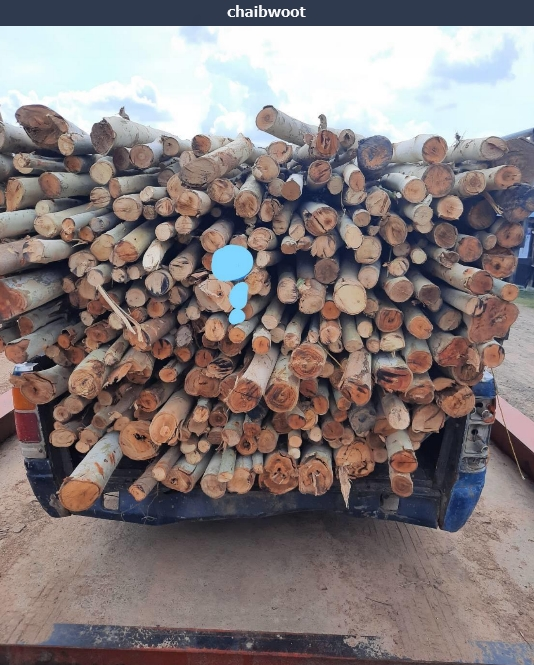
#> input picture dataset/1655358792384.jpeg, 534 x 665 px
$ python test.py
#> lines starting #> are read from the running program, lines starting #| are printed output that depends on the picture; after the words box and inside, x2 and y2 are one past the last pixel; in counts of white or black regions, pixels touching at a corner belong together
import cv2

# path
path = r'dataset/1655358792384.jpeg'

# Reading an image in default mode
image = cv2.imread(path)
#> image is the input picture: shape (665, 534, 3); mean B, G, R 122.5, 122.5, 132.6

# Window name in which image is displayed
window_name = 'Image'

# Center coordinates
center_coordinates = (120, 50)

# Radius of circle
radius = 20

# Blue color in BGR
color = (255, 0, 0)

# Line thickness of 2 px
thickness = 2

# Using cv2.circle() method
# Draw a circle with blue line borders of thickness of 2 px
image = cv2.cvtColor(image, cv2.COLOR_BGR2GRAY)
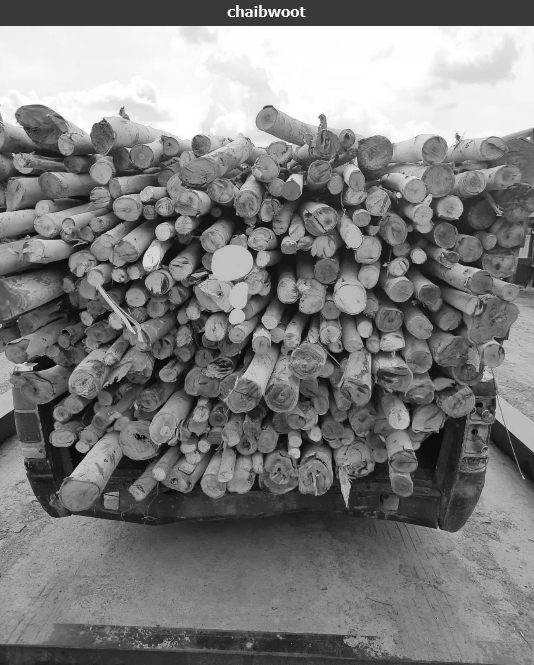
#> image: shape (665, 534); min 3, max 255, mean 125.5
image = cv2.circle(image, center_coordinates, radius, color, thickness)
#> image: shape (665, 534); 0.11% of pixels changed, all inside (x1, y1, x2, y2) = (99, 29, 142, 72)

# Displaying the image

cv2.imshow(window_name, image)
cv2.waitKey(0)
cv2.destroyAllWindows()

$ run again, with dataset/1655358724571.jpeg copied over dataset/1655358792384.jpeg
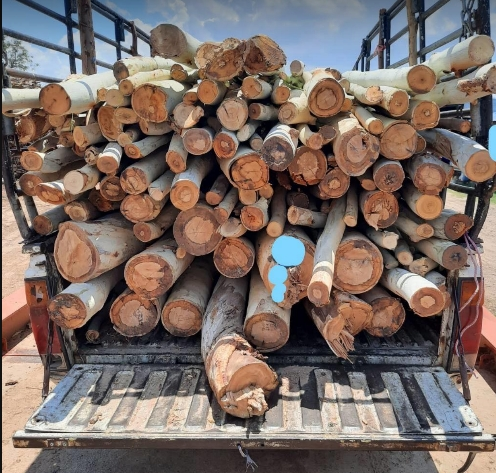
#> input picture dataset/1655358724571.jpeg, 496 x 473 px
#> image is the input picture: shape (473, 496, 3); mean B, G, R 101.1, 107.5, 122.7
#> `image = cv2.cvtColor(image, cv2.COLOR_BGR2GRAY)`:
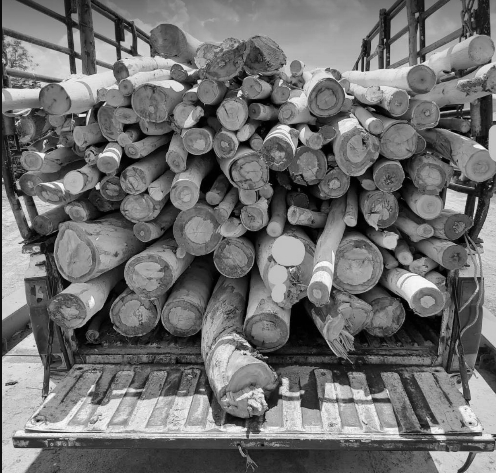
#> image: shape (473, 496); min 0, max 252, mean 111.3
#> `image = cv2.circle(image, center_coordinates, radius, color, thickness)`:
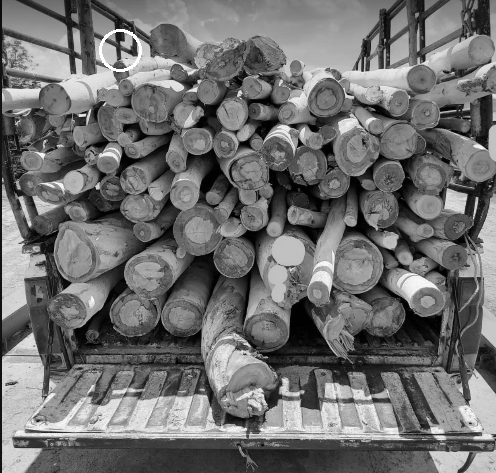
#> image: shape (473, 496); 0.16% of pixels changed, all inside (x1, y1, x2, y2) = (99, 29, 142, 72)
